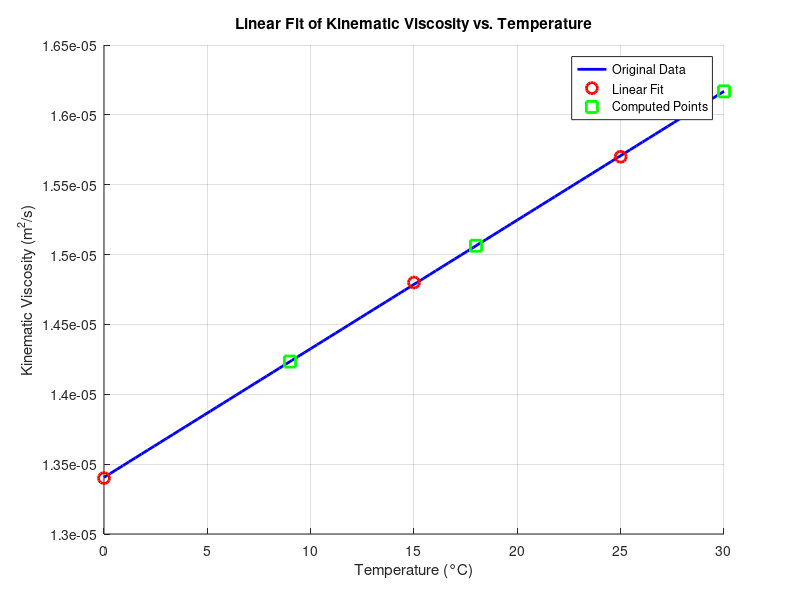

This figure's MATLAB source:
% Reynolds Number
clc; clear; close all;
format compact;

% Kinematic Viscosity (m^2/s) at Temperature (°C)
T = [0, 15, 25]; % Temperature in Celsius
nu = [1.34E-05, 1.48E-05, 1.57E-05]; % Kinematic viscosity in m^2/s

coeffs = polyfit(T, nu, 1);

disp('Linear Fit Equation: nu(T) = ');
disp([num2str(coeffs(1), '%.5e') ' * T + ' num2str(coeffs(2), '%.5e')])

temps = [9, 18, 30] % min, avg, max, in °C
kin_visc_air = polyval(coeffs, temps) % min, avg, max, in (m^2/s)

T_fit = linspace(min([T,temps]), max([T,temps]), 100);
nu_fit = polyval(coeffs, T_fit); 

% Plot Data
figure;
hold on;
grid on;
plot(T_fit, nu_fit, 'b-', 'LineWidth', 2); % Fitted line (blue)
plot(T, nu, 'ro', 'MarkerSize', 8, 'LineWidth', 2); % Original data points (red circles)
plot(temps, kin_visc_air, 'gs', 'MarkerSize', 8, 'LineWidth', 2); % Additional points (green squares)

% Labels and Title
xlabel('Temperature (°C)');
ylabel('Kinematic Viscosity (m^2/s)');
title('Linear Fit of Kinematic Viscosity vs. Temperature');

% Legend
legend('Original Data', 'Linear Fit', 'Computed Points');

cruise_speed_names = ['eBee X Cruise', 'Switchblade Cruise', ...
    'Switchblade Dash'];
cruise_speeds = [25.2, 31.64, 51.8] % m/s

avg_chord_length_names = ['Initial Guess', 'Flying Wing', 'Giga Drone'];
avg_chord_lengths = [0.02, 0.0275, 0.04] % m

Re_values = zeros(length(cruise_speeds), length(avg_chord_lengths), length(kin_visc_air));

% Calculate reynolds numbers for each cruise speed,
% chord length, and kin visc of air.
for i = 1:length(cruise_speeds)
    for j = 1:length(avg_chord_lengths)
        for k = 1:length(kin_visc_air)
            Re_values(i, j, k) = (cruise_speeds(i) * avg_chord_lengths(j)) / kin_visc_air(k);
            % fprintf('Cruise Speed: %.2f\nChord Length: %.2f\nKin Visc Air: %.2f\nReynolds Number: %.2f\n\n', cruise_speeds(i), avg_chord_lengths(j), kin_visc_air(k), Re_values(i,j,k))
        end
    end
end

% Plot Reynolds 3D maps keeping chord length constant
% for j = 1:length(avg_chord_lengths)
%     figure;
% 
%     % Generate meshgrid for cruise speed and temperature
%     [SpeedGrid, TempGrid] = meshgrid(cruise_speeds, temps);
% 
%     % Extract correct slice of Reynolds number matrix
%     Re_surface = squeeze(Re_values(:, j, :))';  % Transpose to align correctly
% 
%     % Surface plot
%     surf(SpeedGrid, TempGrid, Re_surface);
% 
%     xlabel('Cruise Speed (m/s)');
%     ylabel('Temperature (°C)');
%     zlabel('Reynolds Number');
%     title(['Reynolds Number for Chord Length: ' num2str(avg_chord_lengths(j)) ' m']);
% 
%     % Visualization improvements
%     shading interp;
%     colorbar;
%     grid on;
% end
%% Forces
clc; clear; close all;
format compact;

% LIFT CALCULATIONS
% Air Density (kg/m^3) at Temperature (°C)
T = [0, 15, 25, 30]; % Temperature in Celsius
rho_data = [1.292, 1.225, 1.184, 1.164]; % Density in [kg/m^3]

% Perform Linear Fit
coeffs = polyfit(T, rho_data, 1);

% Display Linear Fit Equation
% disp('Linear Fit Equation: rho(T) = ');
% disp([num2str(coeffs(1), '%.5e') ' * T + ' num2str(coeffs(2), '%.5e')]);

% Compute Density for Given Temperatures
temps = [9, 18];
rho_data_2 = polyval(coeffs, temps);

% Generate Data for the Fit Line
T_fit = linspace(min(T), max(T), 100);
rho_fit = polyval(coeffs, T_fit);

% % Plot Data
% figure;
% hold on;
% grid on;
% plot(T_fit, rho_fit, 'b-', 'LineWidth', 2); % Fitted line (blue)
% plot(T, rho_data, 'ro', 'MarkerSize', 8, 'LineWidth', 2); % Original data points (red circles)
% plot(temps, rho_data_2, 'gs', 'MarkerSize', 8, 'LineWidth', 2); % Additional points (green squares)
% 
% % Labels and Title
% xlabel('Temperature (°C)');
% ylabel('Air Density (kg/m^3)');
% title('Linear Fit of Air Density vs. Temperature');
% 
% % Legend (Reordered for clarity)
% legend('Linear Fit', 'Original Data', 'Computed Points', 'Location', 'SouthWest');

% Airfoil: http://airfoiltools.com/airfoil/details?airfoil=df102-il
Cl = 0.25; % [dimensionless], measured at alpha = 0.005
V = 25.2; % [m/s], chosen from Reynolds 3D maps

% Density of Air at 18°C
T = 18;
rho = polyval(coeffs, T); % [kg/m3]
fprintf('Density of Air at 18°C:\nT = %.2f [°C]\nρ = %.2f [kg/m3]\n\n', T, rho)

% Average Wing Chord Length
c = 0.4; % [m]
% Wing span
b = 1.3; % [m]
% Wing area
A = c*b; % [m^2]

% Lift
FL = 1/2*rho*V^2*A*Cl; % N

fprintf(['Average Wing Chord Length\n' ...
    '  c = %.2f [m]\n' ...
    'Wing Span:\n' ...
    '  b = %.2f [m]\n' ...
    'Wing Area:\n' ...
    '  A = %.2f [m^2]\n' ...
    'Coefficient of Lift:\n' ...
    '  Cl = %.2f\n' ...
    'Velocity:\n' ...
    '  V = %.2f\n' ...
    'Lift Force:\n' ...
    '  L = 1/2*rho*V^2*A*Cl = %.2f [N]\n\n'], c, b, A, Cl, V, FL)

% Weight of drone
m_max = 1.5; % [kg]

m_payload = 0.4; % [kg]
m_motor = 0.175; % [kg]
m_servo = 0.018; % [kg]
m_battery = 0.152; % [kg]

m_comp = m_payload + m_motor + 3*m_servo + m_battery;
m_body = m_max - m_comp;
m = m_comp + m_body;

g = 9.82; % m/s^2

FW = m*g;

fprintf(['Weight Calculations\n' ...
    'Max Weight:\n' ...
    '  m_max = %.2f [kg]\n' ...
    'Payload Mass:\n' ...
    '  m_payload = %.2f [kg]\n' ...
    'Motor Mass:\n' ...
    '  m_motor = %.2f [kg]\n' ...
    'Servo Mass:\n' ...
    '  m_servo = %.2f [kg]\n' ...
    'Battery Mass:\n' ...
    '  m_battery = %.2f [kg]\n\n' ...
    'Mass of Components:\n' ...
    '  m_comp = m_payload + m_motor + 3*m_servo + m_battery = %.2f [kg]\n' ...
    'Mass of Body:\n' ...
    '  m_body = m_max - m_comp = %.2f [kg]\n' ...
    'Total Weight:\n' ...
    '  m = m_max = m_comp + m_body = %.2f [kg]\n\n' ...
    'Gravity:\n' ...
    '  g = %.2f [m/s^2]\n' ...
    'Weight:\n' ...
    '  W = m*g = %.2f [N]\n\n'], ...
    m_max, m_payload, m_motor, m_servo, m_battery, m_comp, m_body, m, g, FW)

% Lift-to-weight ratio
LWR = FL/FW;

% Is the lift enough to counteract weight of drone?
if (FL>FW)
    fprintf('Yes, we have enough lift!')
else
    fprintf('No, we do not have enough lift!')
end
fprintf('\nL/W Ratio: %.2f\n\n', LWR)

% DRAG CALCULATIONS

Cd = 0.01; % Extracted from Cl/Cd graph.
% Drag
FD = 1/2*rho*V^2*A*Cd % N

fprintf(['Drag Calculations:\n' ...
    'Coefficient of Drag:\n' ...
    '  Cd = %.2f\n' ...
    'Drag:\n' ...
    '  D = 1/2*rho*V^2*A*Cd = %.2f [N]\n\n'], ...
    Cd, FD)

% THRUST CALCULATIONS
m = 2.3; % Max "thrust" of motor
% Static thrust
T_static = m * g; % N, when static. Theoretical number, will be smaller when in flight.

% Thrust-to-drag ratio
TDR = T/FD;

fprintf(['Thrust Calculations:\n' ...
    'Max Thrust of Motor:\n' ...
    '  m = %.2f\n' ...
    'Static Thrust:\n' ...
    '  T_static = m*g = %.2f\n\n'], ...
    m, T_static)

% Is the thrust enough to counteract drag of drone?
if (T>FD)
    disp('Yes, we have enough thrust!')
else
    disp('No, we do not have enough thrust!')
end
fprintf('T/D Ratio: %.2f\n', TDR)

% Export Variables
save("aerodynamics.mat")
